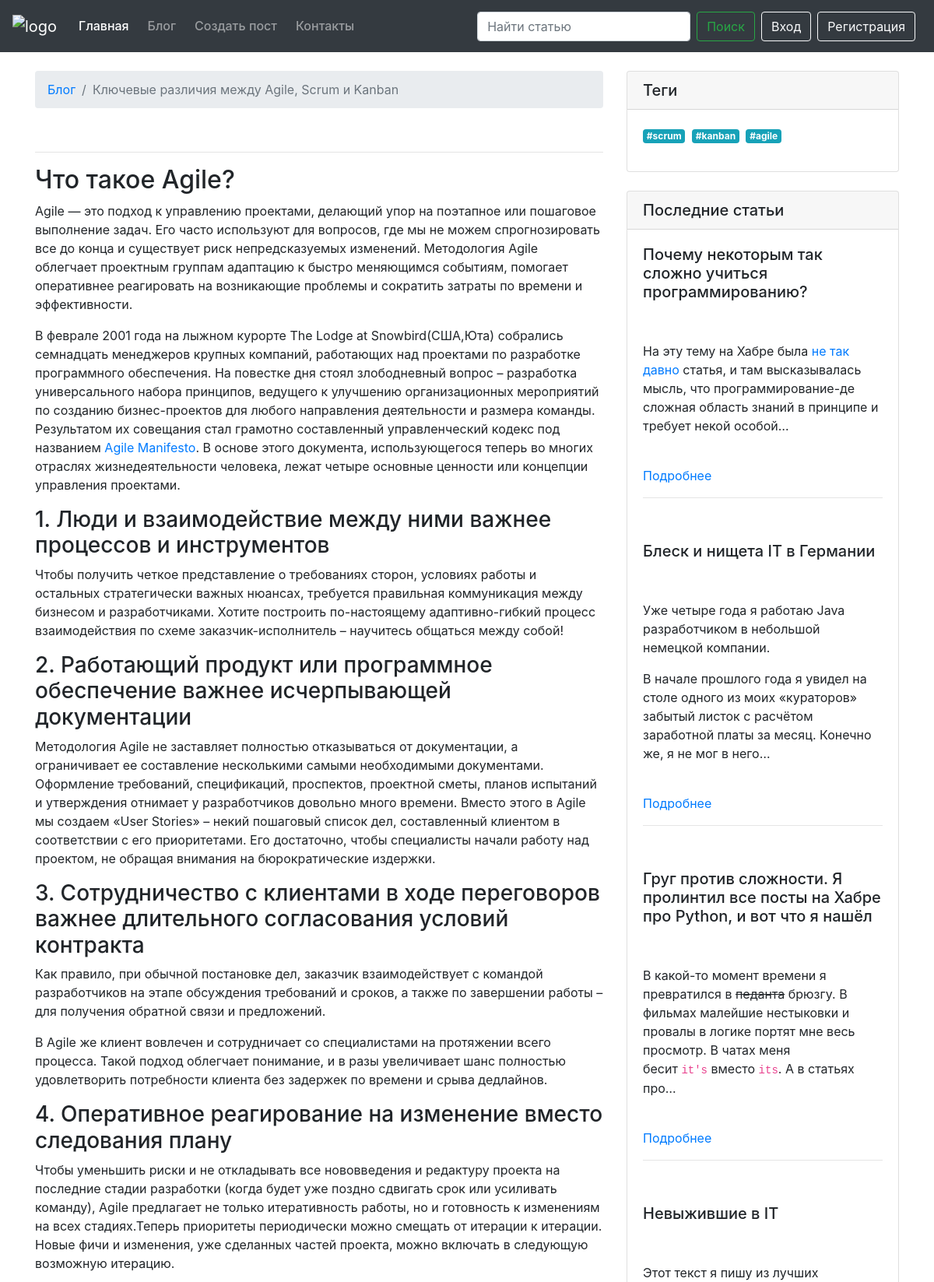
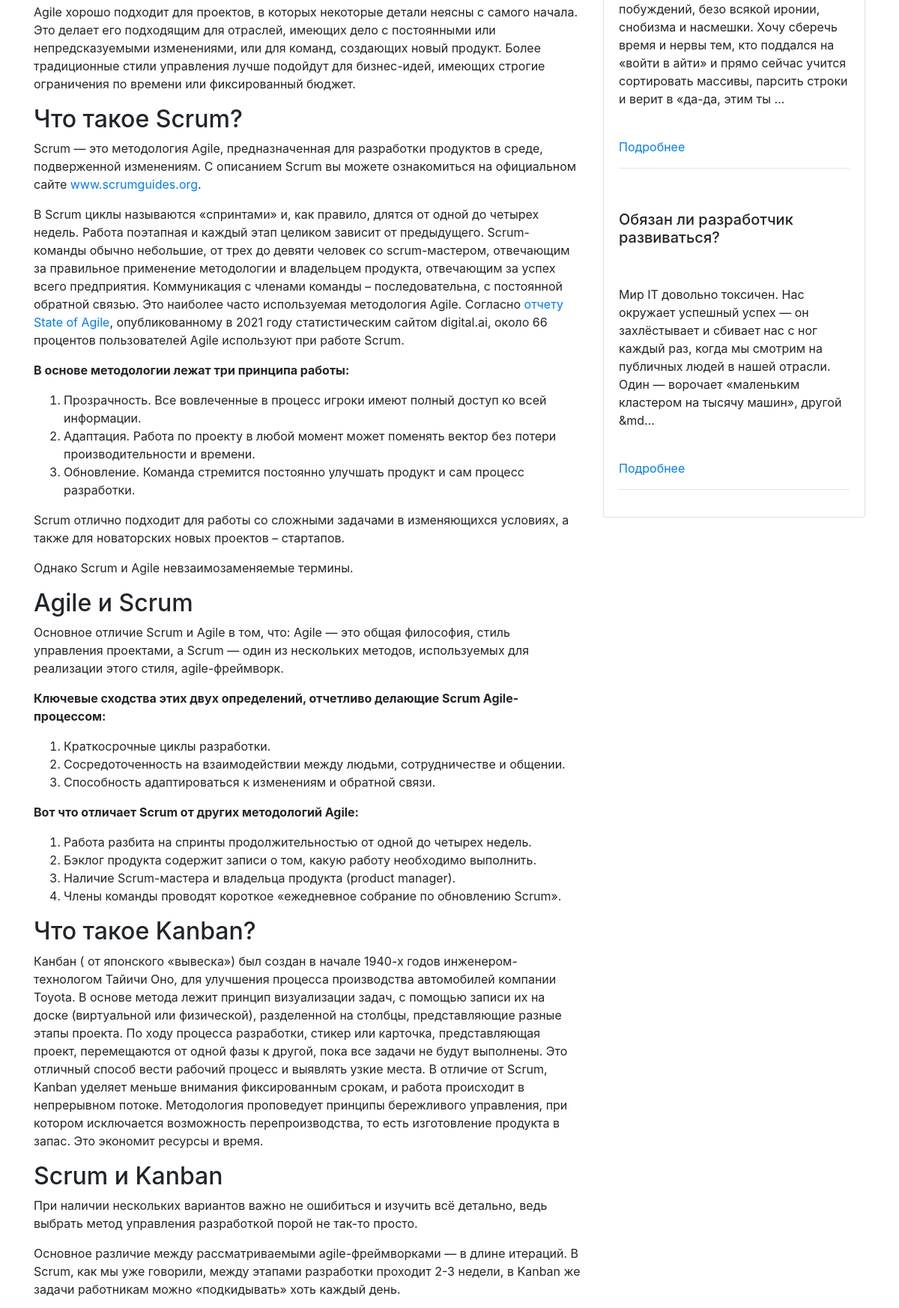
/blog/post/kanban-vs-scrum/ (upper part), run on the app's committed database (2 pictures, top to bottom).
### blog_app/models.py (models this page shows, shortened)
class PostModel(models.Model):
    heading = models.CharField(max_length=255, verbose_name="Заголовок")
    title = models.CharField(max_length=255, verbose_name="Название")
    image = models.ImageField(blank=True, null=True, verbose_name="Картинка")
    url = models.SlugField(verbose_name="Имя ссылки на ваш пост")
    description = RichTextUploadingField(verbose_name="Описание")
    content = RichTextUploadingField(verbose_name="Контент поста")
    author = models.ForeignKey(User, related_name="posts", on_delete=models.CASCADE, verbose_name="Автор")
    created_data = models.DateField(default=timezone.now, verbose_name="Дата создания")
    tag = TaggableManager()
    class Meta:
        db_table = "posts"
        verbose_name = "Пост"
        verbose_name_plural = "Посты"

### blog_app/views.py (the view, shortened to what this page needs)
# urls.py: path("post/<url>/", views.PostPageView.as_view(), name="blog_post"),
class PostPageView(View):
    @logger.catch
    def get(self, request, url):
        return render(
            request,
            "blog_app/post_page.html",
            context={
                'form': CommentForm(),
                "post": get_post_or_404(url=url),
                "last_posts": get_five_last_posts_in_posts_table(),
            },
        )

### blog_app/forms.py
class CommentForm(ModelForm):
    class Meta:
        model = CommentModel
        fields = ('text',)
        widgets = {
            'text': Textarea(attrs={
                'class': 'form-control',
                'rows': 3
            }),
        }
    def __init__(self, *args, **kwargs):
        super().__init__(*args, **kwargs)
        self.helper = FormHelper()
        self.helper.layout = Layout(
            'text',
            Submit(
                "submit",
                "Опубликовать",
                css_class="btn my-3 btn-primary btn-block",
            ),
        )

### blog_app/blog_services/models_services.py (called while the page is built)
def get_post_or_404(url: str):
    return get_object_or_404(PostModel, url=url)

def get_five_last_posts_in_posts_table():
    return PostModel.objects.all()[:5][::-1]

### blog_app/templates/blog_app/post_page.html (shortened to what this page needs)
{% extends 'base.html' %}
{% load static %}
{% block content_app %}
    <div class="container">
        <div class="row">
            <div class="col-lg-8">
                <nav aria-label="breadcrumb" class="mt-4">
                    <ol class="breadcrumb">
                        <li class="breadcrumb-item"><a href="{% url 'blog' %}">Блог</a></li>
                        <li class="breadcrumb-item active" aria-current="page">{{ post.heading }}</li>
                    </ol>
                </nav>
                <hr>
                <p class="lead">{{ post.content|safe }}</p>
            </div>
        {% include 'blog_app/post_page_aside.html' %}
        </div>
    </div>
{% endblock %}

### blog_app/templates/blog_app/post_page_aside.html
{% load static %}
<div class="col-md-4">
    <div class="card my-4">
        <h5 class="card-header">Теги</h5>
        <div class="card-body">
            <div class="row">
                <div class="col-lg-12">
                    {% for tag in post.tag.all %}
                        <a href="{% url "tag" tag|lower %}" class="mr-1 mb-3 badge badge-info">#{{ tag|lower }}</a>
                    {% endfor %}
                </div>
            </div>
        </div>
    </div>
    <div class="card my-4">
        <h5 class="card-header">Последние статьи</h5>
        {% for post in last_posts %}
            <div class="card-body">
                <h5 class="card-title">{{ post.title }}</h5>
                <img src="{% static "blog_app/media/" %}{{ post.image }}" alt="" class="card-img-top my-2"><br>
                <p>{{ post.description|safe|truncatechars:250 }}</p><br>
                <a href="{% url "blog_post" post.url %}" class="card-link">Подробнее</a>
                <hr>
            </div>
        {% endfor %}
    </div>
</div>

### data on the page
PostModel: heading "Ключевые различия между Agile, Scrum и Kanban", content "Что такое Agile? Agile — это подход к управлению проектами, делающий упор на поэтапное или пошаговое выполнение задач. Его часто используют для вопросов, где мы не можем спрогнозировать все до конца и существует риск непредсказуемых изменений. Методология Agile облегчает проектным группам адаптацию к быстро меняющимся событиям, помогает оперативнее реагировать на возникающие проблемы и сократить затраты по времени и эффективности. В феврале 2001 года на лыжном курорте The Lodge at Snowbird(США,Юта) собрались семнадцать менеджеров крупных компаний, работающих над проектами по разработке программного обеспечения. На повестке дня стоял злободневный вопрос – разработка универсального набора…"
Tag: name "scrum"
Tag: name "kanban"
Tag: name "agile"
PostModel: title "Почему некоторым так сложно учиться программированию?", description "На эту тему на Хабре была не так давно статья, и там высказывалась мысль, что программирование-де сложная область знаний в принципе и требует некой особой…"
PostModel: title "Блеск и нищета IT в Германии", description "Уже четыре года я работаю Java разработчиком в небольшой немецкой компании. В начале прошлого года я увидел на столе одного из моих «кураторов» забытый листок с расчётом заработной платы за месяц. Конечно же, я не мог в него…"
PostModel: title "Груг против сложности. Я пролинтил все посты на Хабре про Python, и вот что я нашёл", description "В какой-то момент времени я превратился в педанта брюзгу. В фильмах малейшие нестыковки и провалы в логике портят мне весь просмотр. В чатах меня бесит it's вместо its . А в статьях про…"
PostModel: title "Невыжившие в IT", description "Этот текст я пишу из лучших побуждений, безо всякой иронии, снобизма и насмешки. Хочу сберечь время и нервы тем, кто поддался на «войти в айти» и прямо сейчас учится сортировать массивы, парсить строки и верит в «да-да, этим ты …"
PostModel: title "Обязан ли разработчик развиваться?", description "Мир IT довольно токсичен. Нас окружает успешный успех — он захлёстывает и сбивает нас с ног каждый раз, когда мы смотрим на публичных людей в нашей отрасли. Один — ворочает «маленьким кластером на тысячу машин», другой &md…"
